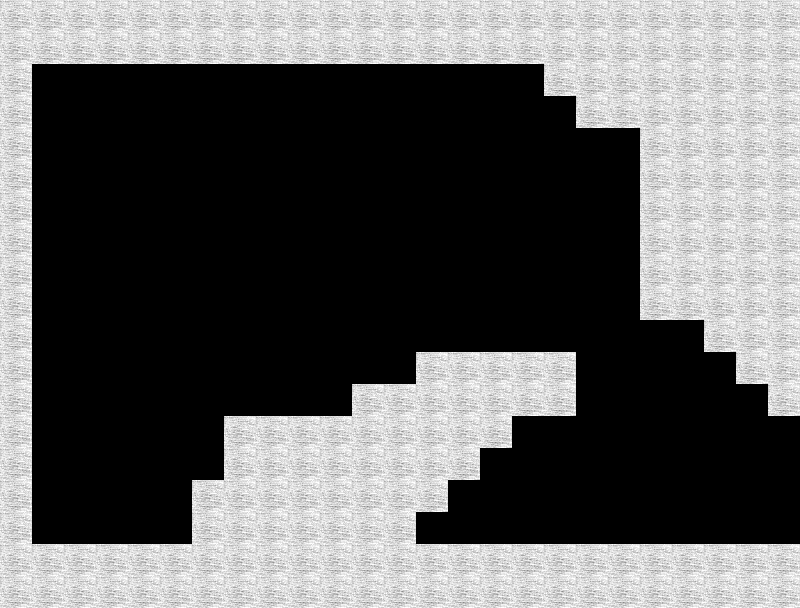

This game map was drawn from its Tiled (.tmx) file and the tilesets committed beside it. A one-line description and the full map source follow:
An orthogonal 25x19 tile map with 32x32 px tiles, 1 tile layer (Tile Layer 1).

<map version="1.0" orientation="orthogonal" renderorder="right-down" width="25" height="19" tilewidth="32" tileheight="32" nextobjectid="1">
 <tileset firstgid="1" name="Ship Tileset" tilewidth="32" tileheight="32" tilecount="9" columns="3">
  <image source="Ship Tileset.png" width="96" height="96" />
 </tileset>
 <layer name="Tile Layer 1" width="25" height="19">
  <data encoding="csv">
1,1,1,1,1,1,1,1,1,1,1,1,1,1,1,1,1,1,1,1,1,1,1,1,1,
1,1,1,1,1,1,1,1,1,1,1,1,1,1,1,1,1,1,1,1,1,1,1,1,1,
1,0,0,0,0,0,0,0,0,0,0,0,0,0,0,0,0,1,1,1,1,1,1,1,1,
1,0,0,0,0,0,0,0,0,0,0,0,0,0,0,0,0,0,1,1,1,1,1,1,1,
1,0,0,0,0,0,0,0,0,0,0,0,0,0,0,0,0,0,0,0,1,1,1,1,1,
1,0,0,0,0,0,0,0,0,0,0,0,0,0,0,0,0,0,0,0,1,1,1,1,1,
1,0,0,0,0,0,0,0,0,0,0,0,0,0,0,0,0,0,0,0,1,1,1,1,1,
1,0,0,0,0,0,0,0,0,0,0,0,0,0,0,0,0,0,0,0,1,1,1,1,1,
1,0,0,0,0,0,0,0,0,0,0,0,0,0,0,0,0,0,0,0,1,1,1,1,1,
1,0,0,0,0,0,0,0,0,0,0,0,0,0,0,0,0,0,0,0,1,1,1,1,1,
1,0,0,0,0,0,0,0,0,0,0,0,0,0,0,0,0,0,0,0,0,0,1,1,1,
1,0,0,0,0,0,0,0,0,0,0,0,0,1,1,1,1,1,0,0,0,0,0,1,1,
1,0,0,0,0,0,0,0,0,0,0,1,1,1,1,1,1,1,0,0,0,0,0,0,1,
1,0,0,0,0,0,0,1,1,1,1,1,1,1,1,1,0,0,0,0,0,0,0,0,0,
1,0,0,0,0,0,0,1,1,1,1,1,1,1,1,0,0,0,0,0,0,0,0,0,0,
1,0,0,0,0,0,1,1,1,1,1,1,1,1,0,0,0,0,0,0,0,0,0,0,0,
1,0,0,0,0,0,1,1,1,1,1,1,1,0,0,0,0,0,0,0,0,0,0,0,0,
1,1,1,1,1,1,1,1,1,1,1,1,1,1,1,1,1,1,1,1,1,1,1,1,1,
1,1,1,1,1,1,1,1,1,1,1,1,1,1,1,1,1,1,1,1,1,1,1,1,1
</data>
 </layer>
</map>